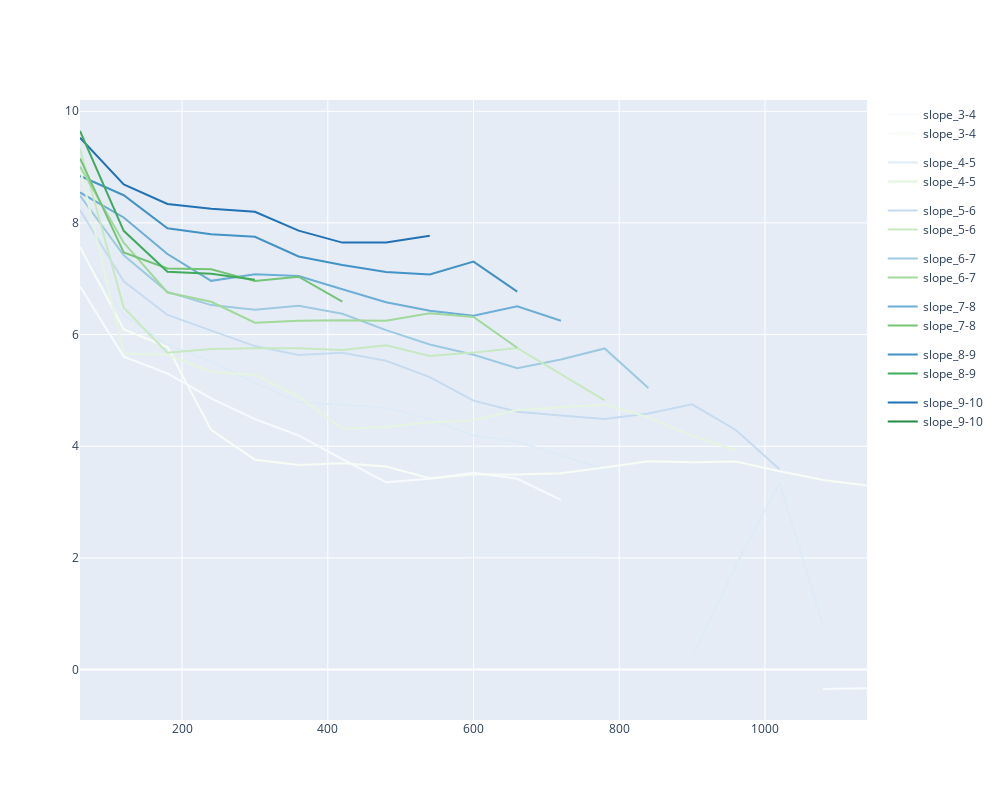

This figure's notebook cell:
### Code cell
import plotly.express as px
import plotly.graph_objects as go

vam_plot_in, vamh_plot_in = plot_vam(ind, show=False)
vam_plot_out, vamh_plot_out = plot_vam(outd, show=False, color=px.colors.sequential.Greens)

# vam_plot_in.show()
# vam_plot_out.show()
# vam_plot_out.color_discrete_sequence=px.colors.sequential.Greens
# vamh_plot_out.color_discrete_sequence=px.colors.sequential.Greens
# fig1 = go.Scatter(vam_plot_in.data)
# fig1.show()

#
fig = go.Figure(data = vamh_plot_in.data + vamh_plot_out.data)
fig.update_layout(
        width=1000,
        height=800)
fig.show()

### Figure 1 — Plotly figure (JSON) as saved in the notebook; plotly's stock layout.template omitted (floating-point values rounded to 4 significant figures)
{"data": [{"hovertemplate": "variable=slope_3-4<br>interval=%{x}<br>value=%{y}<extra></extra>", "legendgroup": "slope_3-4", "line": {"color": "rgb(247,251,255)", "dash": "solid"}, "marker": {"symbol": "circle"}, "mode": "lines", "name": "slope_3-4", "orientation": "v", "showlegend": true, "x": [60.0, 120.0, 180.0, 240.0, 300.0, 360.0, 420.0, 480.0, 540.0, 600.0, 660.0, 720.0, 780.0, 840.0, 900.0, 960.0, 1020.0, 1080.0, 1140.0], "xaxis": "x", "y": [6.862, 5.605, 5.303, 4.857, 4.486, 4.193, 3.767, 3.353, 3.417, 3.523, 3.416, 3.038, null, null, null, null, null, -0.3493, -0.3355], "yaxis": "y", "type": "scatter"}, {"hovertemplate": "variable=slope_4-5<br>interval=%{x}<br>value=%{y}<extra></extra>", "legendgroup": "slope_4-5", "line": {"color": "rgb(222,235,247)", "dash": "solid"}, "marker": {"symbol": "circle"}, "mode": "lines", "name": "slope_4-5", "orientation": "v", "showlegend": true, "x": [60.0, 120.0, 180.0, 240.0, 300.0, 360.0, 420.0, 480.0, 540.0, 600.0, 660.0, 720.0, 780.0, 840.0, 900.0, 960.0, 1020.0, 1080.0, 1140.0], "xaxis": "x", "y": [7.571, 6.341, 5.818, 5.517, 5.135, 4.791, 4.741, 4.69, 4.486, 4.192, 4.08, 3.836, 3.589, null, 0.2165, 1.865, 3.341, 0.7837, null], "yaxis": "y", "type": "scatter"}, {"hovertemplate": "variable=slope_5-6<br>interval=%{x}<br>value=%{y}<extra></extra>", "legendgroup": "slope_5-6", "line": {"color": "rgb(198,219,239)", "dash": "solid"}, "marker": {"symbol": "circle"}, "mode": "lines", "name": "slope_5-6", "orientation": "v", "showlegend": true, "x": [60.0, 120.0, 180.0, 240.0, 300.0, 360.0, 420.0, 480.0, 540.0, 600.0, 660.0, 720.0, 780.0, 840.0, 900.0, 960.0, 1020.0, 1080.0, 1140.0], "xaxis": "x", "y": [8.23, 6.954, 6.351, 6.069, 5.794, 5.636, 5.673, 5.53, 5.238, 4.817, 4.618, 4.549, 4.486, 4.586, 4.749, 4.291, 3.588, null, null], "yaxis": "y", "type": "scatter"}, {"hovertemplate": "variable=slope_6-7<br>interval=%{x}<br>value=%{y}<extra></extra>", "legendgroup": "slope_6-7", "line": {"color": "rgb(158,202,225)", "dash": "solid"}, "marker": {"symbol": "circle"}, "mode": "lines", "name": "slope_6-7", "orientation": "v", "showlegend": true, "x": [60.0, 120.0, 180.0, 240.0, 300.0, 360.0, 420.0, 480.0, 540.0, 600.0, 660.0, 720.0, 780.0, 840.0, 900.0, 960.0, 1020.0, 1080.0, 1140.0], "xaxis": "x", "y": [8.489, 7.42, 6.765, 6.528, 6.444, 6.517, 6.374, 6.079, 5.823, 5.637, 5.399, 5.555, 5.751, 5.041, null, null, null, null, null], "yaxis": "y", "type": "scatter"}, {"hovertemplate": "variable=slope_7-8<br>interval=%{x}<br>value=%{y}<extra></extra>", "legendgroup": "slope_7-8", "line": {"color": "rgb(107,174,214)", "dash": "solid"}, "marker": {"symbol": "circle"}, "mode": "lines", "name": "slope_7-8", "orientation": "v", "showlegend": true, "x": [60.0, 120.0, 180.0, 240.0, 300.0, 360.0, 420.0, 480.0, 540.0, 600.0, 660.0, 720.0, 780.0, 840.0, 900.0, 960.0, 1020.0, 1080.0, 1140.0], "xaxis": "x", "y": [8.545, 8.098, 7.443, 6.962, 7.081, 7.048, 6.813, 6.579, 6.427, 6.338, 6.507, 6.247, null, null, null, null, null, null, null], "yaxis": "y", "type": "scatter"}, {"hovertemplate": "variable=slope_8-9<br>interval=%{x}<br>value=%{y}<extra></extra>", "legendgroup": "slope_8-9", "line": {"color": "rgb(66,146,198)", "dash": "solid"}, "marker": {"symbol": "circle"}, "mode": "lines", "name": "slope_8-9", "orientation": "v", "showlegend": true, "x": [60.0, 120.0, 180.0, 240.0, 300.0, 360.0, 420.0, 480.0, 540.0, 600.0, 660.0, 720.0, 780.0, 840.0, 900.0, 960.0, 1020.0, 1080.0, 1140.0], "xaxis": "x", "y": [8.843, 8.496, 7.903, 7.796, 7.752, 7.399, 7.248, 7.121, 7.076, 7.306, 6.77, null, null, null, null, null, null, null, null], "yaxis": "y", "type": "scatter"}, {"hovertemplate": "variable=slope_9-10<br>interval=%{x}<br>value=%{y}<extra></extra>", "legendgroup": "slope_9-10", "line": {"color": "rgb(33,113,181)", "dash": "solid"}, "marker": {"symbol": "circle"}, "mode": "lines", "name": "slope_9-10", "orientation": "v", "showlegend": true, "x": [60.0, 120.0, 180.0, 240.0, 300.0, 360.0, 420.0, 480.0, 540.0, 600.0, 660.0, 720.0, 780.0, 840.0, 900.0, 960.0, 1020.0, 1080.0, 1140.0], "xaxis": "x", "y": [9.527, 8.692, 8.34, 8.255, 8.199, 7.862, 7.648, 7.648, 7.772, null, null, null, null, null, null, null, null, null, null], "yaxis": "y", "type": "scatter"}, {"hovertemplate": "variable=slope_3-4<br>interval=%{x}<br>value=%{y}<extra></extra>", "legendgroup": "slope_3-4", "line": {"color": "rgb(247,252,245)", "dash": "solid"}, "marker": {"symbol": "circle"}, "mode": "lines", "name": "slope_3-4", "orientation": "v", "showlegend": true, "x": [60.0, 120.0, 180.0, 240.0, 300.0, 360.0, 420.0, 480.0, 540.0, 600.0, 660.0, 720.0, 780.0, 840.0, 900.0, 960.0, 1020.0, 1080.0, 1140.0], "xaxis": "x", "y": [7.572, 6.093, 5.775, 4.292, 3.759, 3.665, 3.696, 3.638, 3.428, 3.495, 3.494, 3.516, 3.618, 3.729, 3.715, 3.727, 3.551, 3.396, 3.295], "yaxis": "y", "type": "scatter"}, {"hovertemplate": "variable=slope_4-5<br>interval=%{x}<br>value=%{y}<extra></extra>", "legendgroup": "slope_4-5", "line": {"color": "rgb(229,245,224)", "dash": "solid"}, "marker": {"symbol": "circle"}, "mode": "lines", "name": "slope_4-5", "orientation": "v", "showlegend": true, "x": [60.0, 120.0, 180.0, 240.0, 300.0, 360.0, 420.0, 480.0, 540.0, 600.0, 660.0, 720.0, 780.0, 840.0, 900.0, 960.0, 1020.0, 1080.0, 1140.0], "xaxis": "x", "y": [8.983, 5.659, 5.633, 5.333, 5.278, 4.89, 4.313, 4.345, 4.43, 4.466, 4.647, 4.7, 4.746, 4.518, 4.185, 3.929, null, null, null], "yaxis": "y", "type": "scatter"}, {"hovertemplate": "variable=slope_5-6<br>interval=%{x}<br>value=%{y}<extra></extra>", "legendgroup": "slope_5-6", "line": {"color": "rgb(199,233,192)", "dash": "solid"}, "marker": {"symbol": "circle"}, "mode": "lines", "name": "slope_5-6", "orientation": "v", "showlegend": true, "x": [60.0, 120.0, 180.0, 240.0, 300.0, 360.0, 420.0, 480.0, 540.0, 600.0, 660.0, 720.0, 780.0, 840.0, 900.0, 960.0, 1020.0, 1080.0, 1140.0], "xaxis": "x", "y": [9.329, 6.483, 5.675, 5.741, 5.756, 5.756, 5.722, 5.81, 5.617, 5.677, 5.759, 5.295, 4.82, null, null, null, null, null, null], "yaxis": "y", "type": "scatter"}, {"hovertemplate": "variable=slope_6-7<br>interval=%{x}<br>value=%{y}<extra></extra>", "legendgroup": "slope_6-7", "line": {"color": "rgb(161,217,155)", "dash": "solid"}, "marker": {"symbol": "circle"}, "mode": "lines", "name": "slope_6-7", "orientation": "v", "showlegend": true, "x": [60.0, 120.0, 180.0, 240.0, 300.0, 360.0, 420.0, 480.0, 540.0, 600.0, 660.0, 720.0, 780.0, 840.0, 900.0, 960.0, 1020.0, 1080.0, 1140.0], "xaxis": "x", "y": [9.009, 7.645, 6.753, 6.588, 6.213, 6.246, 6.258, 6.246, 6.383, 6.315, 5.765, null, null, null, null, null, null, null, null], "yaxis": "y", "type": "scatter"}, {"hovertemplate": "variable=slope_7-8<br>interval=%{x}<br>value=%{y}<extra></extra>", "legendgroup": "slope_7-8", "line": {"color": "rgb(116,196,118)", "dash": "solid"}, "marker": {"symbol": "circle"}, "mode": "lines", "name": "slope_7-8", "orientation": "v", "showlegend": true, "x": [60.0, 120.0, 180.0, 240.0, 300.0, 360.0, 420.0, 480.0, 540.0, 600.0, 660.0, 720.0, 780.0, 840.0, 900.0, 960.0, 1020.0, 1080.0, 1140.0], "xaxis": "x", "y": [9.156, 7.469, 7.185, 7.169, 6.958, 7.036, 6.591, null, null, null, null, null, null, null, null, null, null, null, null], "yaxis": "y", "type": "scatter"}, {"hovertemplate": "variable=slope_8-9<br>interval=%{x}<br>value=%{y}<extra></extra>", "legendgroup": "slope_8-9", "line": {"color": "rgb(65,171,93)", "dash": "solid"}, "marker": {"symbol": "circle"}, "mode": "lines", "name": "slope_8-9", "orientation": "v", "showlegend": true, "x": [60.0, 120.0, 180.0, 240.0, 300.0, 360.0, 420.0, 480.0, 540.0, 600.0, 660.0, 720.0, 780.0, 840.0, 900.0, 960.0, 1020.0, 1080.0, 1140.0], "xaxis": "x", "y": [9.647, 7.858, 7.125, 7.091, 6.984, null, null, null, null, null, null, null, null, null, null, null, null, null, null], "yaxis": "y", "type": "scatter"}, {"hovertemplate": "variable=slope_9-10<br>interval=%{x}<br>value=%{y}<extra></extra>", "legendgroup": "slope_9-10", "line": {"color": "rgb(35,139,69)", "dash": "solid"}, "marker": {"symbol": "circle"}, "mode": "lines", "name": "slope_9-10", "orientation": "v", "showlegend": true, "x": [60.0, 120.0, 180.0, 240.0, 300.0, 360.0, 420.0, 480.0, 540.0, 600.0, 660.0, 720.0, 780.0, 840.0, 900.0, 960.0, 1020.0, 1080.0, 1140.0], "xaxis": "x", "y": [7.863, null, null, null, null, null, null, null, null, null, null, null, null, null, null, null, null, null, null], "yaxis": "y", "type": "scatter"}], "layout": {"width": 1000, "height": 800}}
